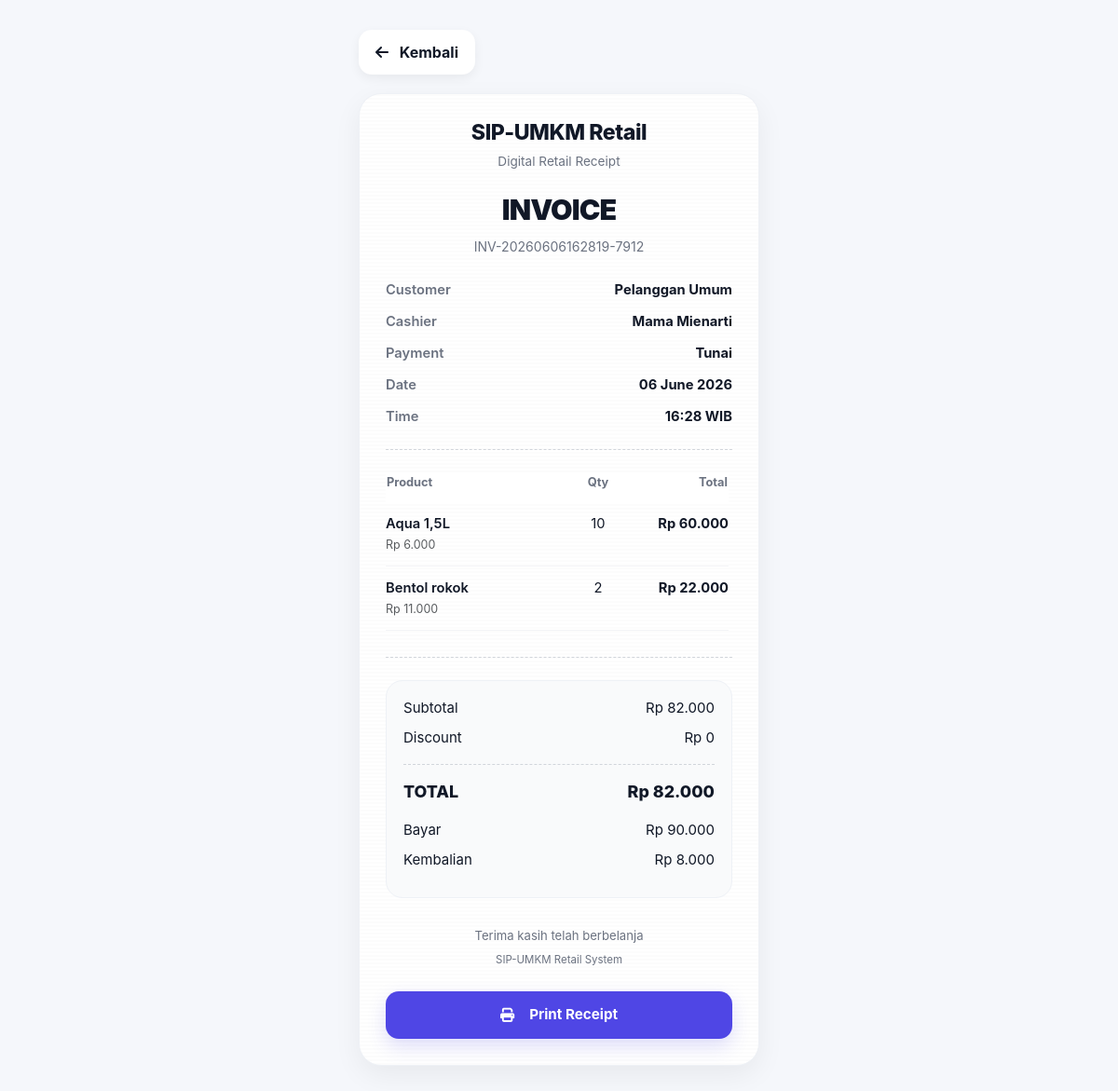
/cashier/invoice/INV-20260606162819-7912 (signed in), run on the app's committed database.
### models/entities.py (models this page shows, shortened)
class Transaction(db.Model):
    __tablename__ = 'transactions'
    id = db.Column(
        db.Integer,
        primary_key=True
    )
    invoice_number = db.Column(
        db.String(50),
        unique=True,
        nullable=False,
        index=True
    )
    cashier_id = db.Column(
        db.Integer,
        db.ForeignKey(
            'user.id',
            ondelete="CASCADE"
        ),
        nullable=False,
        index=True
    )
    customer_name = db.Column(
        db.String(100),
        default='Pelanggan Umum',
        nullable=False
    )
    subtotal = db.Column(
        db.Float,
        nullable=False
    )
    discount = db.Column(
        db.Float,
        default=0,
        nullable=False
    )
    total_amount = db.Column(
        db.Float,
        nullable=False
    )
    payment_method = db.Column(
        db.String(50),
        nullable=False
    )
    amount_paid = db.Column(
        db.Float,
        nullable=False
    )
    change_amount = db.Column(
        db.Float,
        nullable=False
    )
    timestamp = db.Column(
        db.DateTime,
        default=datetime.utcnow,
        nullable=False,
        index=True
    )
    items = db.relationship(
        'TransactionItem',
        backref='transaction',
        lazy=True
    )

class User(db.Model, UserMixin):
    __tablename__ = 'user'
    id = db.Column(
        db.Integer,
        primary_key=True
    )
    username = db.Column(
        db.String(50),
        unique=True,
        nullable=False,
        index=True
    )
    password = db.Column(
        db.String(255),
        nullable=False
    )
    role = db.Column(
        db.String(20),
        nullable=False
    )
    profile_image = db.Column(
        db.String(255),
        nullable=True,
        default='default.png'
    )
    transactions = db.relationship(
        'Transaction',
        backref='cashier',
        lazy=True
    )

class TransactionItem(db.Model):
    __tablename__ = 'transaction_items'
    id = db.Column(
        db.Integer,
        primary_key=True
    )
    transaction_id = db.Column(
        db.Integer,
        db.ForeignKey(
            'transactions.id',
            ondelete="CASCADE"
        ),
        nullable=False,
        index=True
    )
    product_id = db.Column(
        db.Integer,
        db.ForeignKey('product.id'),
        nullable=False,
        index=True
    )
    product_name = db.Column(
        db.String(100),
        nullable=False
    )
    price_at_time = db.Column(
        db.Float,
        nullable=False
    )
    qty = db.Column(
        db.Integer,
        nullable=False
    )
    subtotal = db.Column(
        db.Float,
        nullable=False
    )
    created_at = db.Column(
        db.DateTime,
        default=datetime.utcnow,
        nullable=False,
        index=True
    )
    product = db.relationship(
        'Product',
        backref=db.backref(
            'transaction_items',
            lazy=True
        )
    )

### routes/cashier_routes.py (the view, shortened to what this page needs)
@cashier_bp.route(
    '/invoice/<invoice_number>'
)
@login_required
def invoice_detail(invoice_number):
    try:
        invoice = InvoiceService.get_invoice(
            invoice_number
        )
        summary = InvoiceService.invoice_summary(
            invoice
        )
        logger.info(
            f'INVOICE DETAIL ACCESS | '
            f'INVOICE: {invoice_number}'
        )
        return render_template(
            'cashier/invoice_detail.html',
            invoice=invoice,
            summary=summary
        )
    except Exception as error:
        logger.error(
            f'INVOICE DETAIL ERROR | '
            f'{str(error)}'
        )
        flash(
            'Gagal membuka invoice',
            'danger'
        )
        return redirect(
            url_for('cashier.pos')
        )

### app.py (called while the page is built)
@login_manager.user_loader
def load_user(user_id):
    try:
        return db.session.get(
            User,
            int(user_id)
        )
    except Exception as error:
        logger.error(
            f'USER LOAD FAILED | {str(error)}'
        )
        return None

@app.after_request
def add_header(response):
    response.headers["Cache-Control"] = (
        "no-cache, no-store, must-revalidate"
    )
    response.headers["Pragma"] = "no-cache"
    response.headers["Expires"] = "0"
    return response

### services/invoice_service.py (called while the page is built)
    @staticmethod
    def get_invoice(invoice_number):
        if not invoice_number:
            return None
        invoice = Transaction.query.filter_by(
            invoice_number=invoice_number
        ).first()
        return invoice

### templates/cashier/invoice_detail.html
{% extends "base.html" %}
{% block content %}
<div class="invoice-page">
    <div class="invoice-topbar no-print">
        <button
            onclick="history.back()"
            class="back-btn">
            <i class="fas fa-arrow-left me-2"></i>
            Kembali
        </button>
    </div>
    {% include 'components/invoice_receipt.html' %}
</div>
{% endblock %}

### templates/components/invoice_receipt.html (shortened to what this page needs)
<link rel="stylesheet"
      href="{{ url_for('static',
      filename='css/invoice.css') }}">
<div class="invoice-wrapper">
    <div class="invoice-brand">
        <h2>
            SIP-UMKM Retail
        </h2>
        <p>
            Digital Retail Receipt
        </p>
    </div>
    <div class="invoice-title">
        <h1>
            INVOICE
        </h1>
        <span>
            {{ summary.invoice_number }}
        </span>
    </div>
    <div class="invoice-info">
        <div class="invoice-info-row">
            <div class="invoice-info-label">
                Customer
            </div>
            <div class="invoice-info-value">
                {{ summary.customer_name }}
            </div>
        </div>
        <div class="invoice-info-row">
            <div class="invoice-info-label">
                Cashier
            </div>
            <div class="invoice-info-value">
                {{ summary.cashier_name }}
            </div>
        </div>
        <div class="invoice-info-row">
            <div class="invoice-info-label">
                Payment
            </div>
            <div class="invoice-info-value">
                {{ summary.payment_method }}
            </div>
        </div>
        <div class="invoice-info-row">
            <div class="invoice-info-label">
                Date
            </div>
            <div class="invoice-info-value">
                {{ summary.timestamp.strftime("%d %B %Y") }}
            </div>
        </div>
        <div class="invoice-info-row">
            <div class="invoice-info-label">
                Time
            </div>
            <div class="invoice-info-value">
                {{ summary.timestamp.strftime("%H:%M WIB") }}
            </div>
        </div>
    </div>
    <div class="invoice-divider"></div>
    <div class="invoice-table-wrapper">
        <table class="invoice-table">
            <thead>
                <tr>
                    <th>
                        Product
                    </th>
                    <th class="qty">
                        Qty
                    </th>
                    <th class="price">
                        Total
                    </th>
                </tr>
            </thead>
            <tbody>
                {% if invoice.items %}
                    {% for item in invoice.items %}
                    <tr>
                        <td>
                            <div class="fw-semibold">
                                {{ item.product_name }}
                            </div>
                            <small class="text-muted">
                                Rp {{ "{:,.0f}".format(
                                    item.price_at_time
                                ).replace(",", ".") }}
                            </small>
                        </td>
                        <td class="qty">
                            {{ item.qty }}
                        </td>
                        <td class="price">
                            Rp {{ "{:,.0f}".format(
                                item.subtotal
                            ).replace(",", ".") }}
                        </td>
                    </tr>
                    {% endfor %}
                {% endif %}
            </tbody>
        </table>
    </div>
    <div class="invoice-divider"></div>
    <div class="invoice-summary">
        <div class="summary-row">
            <span>
                Subtotal
            </span>
            <span>
                Rp {{ "{:,.0f}".format(
                    summary.subtotal or 0
                ).replace(",", ".") }}
            </span>
        </div>
        <div class="summary-row">
            <span>
                Discount
            </span>
            <span>
                Rp {{ "{:,.0f}".format(
                    summary.discount or 0
                ).replace(",", ".") }}
            </span>
        </div>
        <div class="summary-total">
            <span>
                TOTAL
            </span>
            <span>
                Rp {{ "{:,.0f}".format(
                    summary.total_amount or 0
                ).replace(",", ".") }}
            </span>
        </div>
        <div class="summary-row mt-3">
            <span>
                Bayar
            </span>
            <span>
                Rp {{ "{:,.0f}".format(
                    summary.amount_paid or 0
                ).replace(",", ".") }}
            </span>
        </div>
        <div class="summary-row">
            <span>
                Kembalian
            </span>
            <span>
                Rp {{ "{:,.0f}".format(
                    summary.change_amount or 0
                ).replace(",", ".") }}
            </span>
        </div>
    </div>
    <div class="invoice-footer">
        <p class="mb-1">
            Terima kasih telah berbelanja
        </p>
        <small>
            SIP-UMKM Retail System
        </small>
    </div>
    <div class="invoice-actions no-print">
        <button
            onclick="window.print()"
            class="print-btn">
            <i class="fas fa-print me-2"></i>
            Print Receipt
        </button>
    </div>
</div>

### static/css/utilities.css (style rules this page uses)
.fw-semibold { font-weight: 600; }

### static/css/invoice.css (style rules this page uses)
* { box-sizing: border-box; }
html { scroll-behavior: smooth; }
body { background: #f5f7fb; font-family: 'Inter', sans-serif; margin: 0; padding: 0; color: #111827; -webkit-font-smoothing: antialiased; overflow-x: hidden; }
.invoice-page { width: 100%; min-height: 100vh; padding: 32px 16px; }
.invoice-topbar { max-width: 430px; margin: 0 auto 20px auto; display: flex; justify-content: flex-start; align-items: center; gap: 12px; }
.back-btn, .print-btn { border: none; cursor: pointer; transition: all 0.2s ease; font-weight: 700; }
.back-btn { background: white; color: #111827; padding: 12px 18px; border-radius: 14px; box-shadow: 0 4px 12px rgba(0,0,0,0.06); }
.invoice-wrapper { width: 100%; max-width: 430px; margin: 0 auto; background: #ffffff; border-radius: 24px; padding: 28px; box-shadow: 0 10px 30px rgba(0,0,0,0.06); border: 1px solid #eef1f6; overflow: hidden; position: relative; background-image: linear-gradient( to bottom, rgba(0,0,0,0.01) 50%, transparent 50% ); background-size: 100% 4px; }
.invoice-brand { text-align: center; margin-bottom: 24px; }
.invoice-brand h2 { font-size: 1.45rem; font-weight: 800; margin-bottom: 6px; color: #111827; letter-spacing: -0.02em; }
.invoice-brand p { color: #6b7280; font-size: 0.85rem; margin: 0; }
.invoice-title { text-align: center; margin-bottom: 24px; }
.invoice-title h1 { font-size: 1.9rem; font-weight: 900; margin-bottom: 8px; color: #111827; letter-spacing: -0.03em; }
.invoice-title span { color: #6b7280; font-size: 0.88rem; word-break: break-word; }
.invoice-info { margin-bottom: 24px; }
.invoice-info-row { display: flex; justify-content: space-between; align-items: flex-start; gap: 12px; margin-bottom: 12px; font-size: 0.92rem; }
.invoice-info-label { color: #6b7280; font-weight: 600; flex-shrink: 0; }
.invoice-info-value { color: #111827; font-weight: 700; text-align: right; word-break: break-word; }
.invoice-divider { border-top: 1px dashed #d1d5db; margin: 24px 0; }
.invoice-table-wrapper { width: 100%; overflow-x: auto; overflow-y: auto; max-height: 400px; padding-right: 4px; scrollbar-width: thin; scrollbar-color: #d1d5db transparent; }
.invoice-table { width: 100%; border-collapse: collapse; margin-bottom: 4px; }
.invoice-table th { text-align: left; font-size: 0.8rem; color: #6b7280; padding-bottom: 12px; font-weight: 700; white-space: nowrap; position: sticky; top: 0; background: white; z-index: 2; }
.invoice-table td { padding: 12px 0; font-size: 0.92rem; border-bottom: 1px solid #f3f4f6; vertical-align: top; }
.invoice-table td small { display: block; margin-top: 3px; font-size: 0.78rem; color: #9ca3af; }
.invoice-table .qty { text-align: center; width: 60px; white-space: nowrap; }
.invoice-table .price { text-align: right; font-weight: 700; white-space: nowrap; width: 110px; }
.invoice-summary { background: #f9fafb; border-radius: 18px; padding: 18px; margin-top: 20px; border: 1px solid #eef1f6; }
.summary-row { display: flex; justify-content: space-between; align-items: center; gap: 12px; margin-bottom: 10px; font-size: 0.94rem; }
.summary-row span:last-child { text-align: right; word-break: break-word; }
.summary-total { display: flex; justify-content: space-between; align-items: center; gap: 12px; margin-top: 16px; padding-top: 16px; border-top: 1px dashed #d1d5db; font-size: 1.12rem; font-weight: 800; color: #111827; }
.invoice-footer { text-align: center; margin-top: 30px; color: #6b7280; font-size: 0.82rem; line-height: 1.6; }
.invoice-actions { margin-top: 24px; }
.print-btn { width: 100%; background: #4f46e5; color: white; padding: 14px 18px; border-radius: 14px; font-size: 0.95rem; display: flex; justify-content: center; align-items: center; gap: 8px; box-shadow: 0 8px 20px rgba(79,70,229,0.18); }
.no-print { display: block; }

### templates/base.html (style rules this page uses)
body { margin: 0; padding: 0; overflow-x: hidden; background-color: #f3f6ff; }

### data on the page
Transaction: invoice_number "INV-20260606162819-7912", customer_name "Pelanggan Umum", payment_method "Tunai", timestamp "06 June 2026", timestamp "16:28 WIB", subtotal "82.000", total_amount "82.000", amount_paid "90.000", change_amount "8.000"
User: cashier_name "Mama Mienarti"
TransactionItem: product_name "Aqua 1,5L", price_at_time "6.000", qty "10", subtotal "60.000"
TransactionItem: product_name "Bentol rokok", price_at_time "11.000", qty "2", subtotal "22.000"
